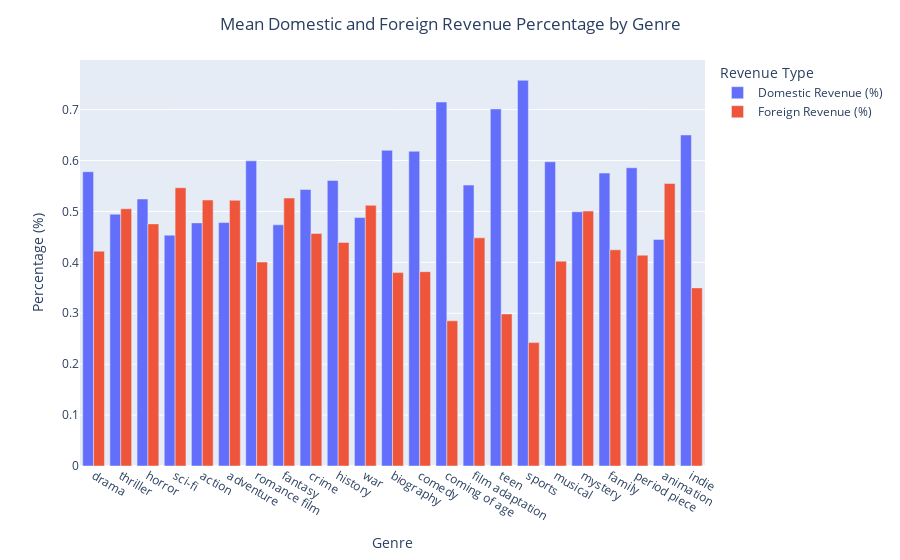

This figure's notebook cell:
### Code cell
fig_percentage = create_genre_percentage_plot(df, df_genre)

### Figure 1 — Plotly figure (JSON) as saved in the notebook; plotly's stock layout.template omitted (floating-point values rounded to 4 significant figures)
{"data": [{"alignmentgroup": "True", "hovertemplate": "Revenue Type=Domestic Revenue (%)<br>Genre=%{x}<br>Percentage (%)=%{y}<extra></extra>", "legendgroup": "Domestic Revenue (%)", "marker": {"color": "#636efa", "pattern": {"shape": ""}}, "name": "Domestic Revenue (%)", "offsetgroup": "Domestic Revenue (%)", "orientation": "v", "showlegend": true, "textposition": "auto", "type": "bar", "x": ["drama", "thriller", "horror", "sci-fi", "action", "adventure", "romance film", "fantasy", "crime", "history", "war", "biography", "comedy", "coming of age", "film adaptation", "teen", "sports", "musical", "mystery", "family", "period piece", "animation", "indie"], "xaxis": "x", "y": [0.578, 0.4947, 0.5244, 0.4534, 0.4775, 0.4781, 0.5994, 0.4737, 0.5432, 0.5608, 0.4879, 0.6201, 0.6183, 0.7149, 0.5518, 0.7013, 0.7576, 0.5976, 0.4994, 0.5754, 0.5858, 0.4451, 0.6502], "yaxis": "y"}, {"alignmentgroup": "True", "hovertemplate": "Revenue Type=Foreign Revenue (%)<br>Genre=%{x}<br>Percentage (%)=%{y}<extra></extra>", "legendgroup": "Foreign Revenue (%)", "marker": {"color": "#EF553B", "pattern": {"shape": ""}}, "name": "Foreign Revenue (%)", "offsetgroup": "Foreign Revenue (%)", "orientation": "v", "showlegend": true, "textposition": "auto", "type": "bar", "x": ["drama", "thriller", "horror", "sci-fi", "action", "adventure", "romance film", "fantasy", "crime", "history", "war", "biography", "comedy", "coming of age", "film adaptation", "teen", "sports", "musical", "mystery", "family", "period piece", "animation", "indie"], "xaxis": "x", "y": [0.422, 0.5053, 0.4756, 0.5466, 0.5225, 0.5219, 0.4006, 0.5263, 0.4568, 0.4392, 0.5121, 0.3799, 0.3817, 0.2851, 0.4482, 0.2987, 0.2424, 0.4024, 0.5006, 0.4246, 0.4142, 0.5549, 0.3498], "yaxis": "y"}], "layout": {"barmode": "group", "legend": {"title": {"text": "Revenue Type"}, "tracegroupgap": 0}, "margin": {"t": 60}, "title": {"text": "Mean Domestic and Foreign Revenue Percentage by Genre", "x": 0.5}, "xaxis": {"anchor": "y", "domain": [0, 1], "title": {"text": "Genre"}}, "yaxis": {"anchor": "x", "domain": [0, 1], "title": {"text": "Percentage (%)"}}}}
